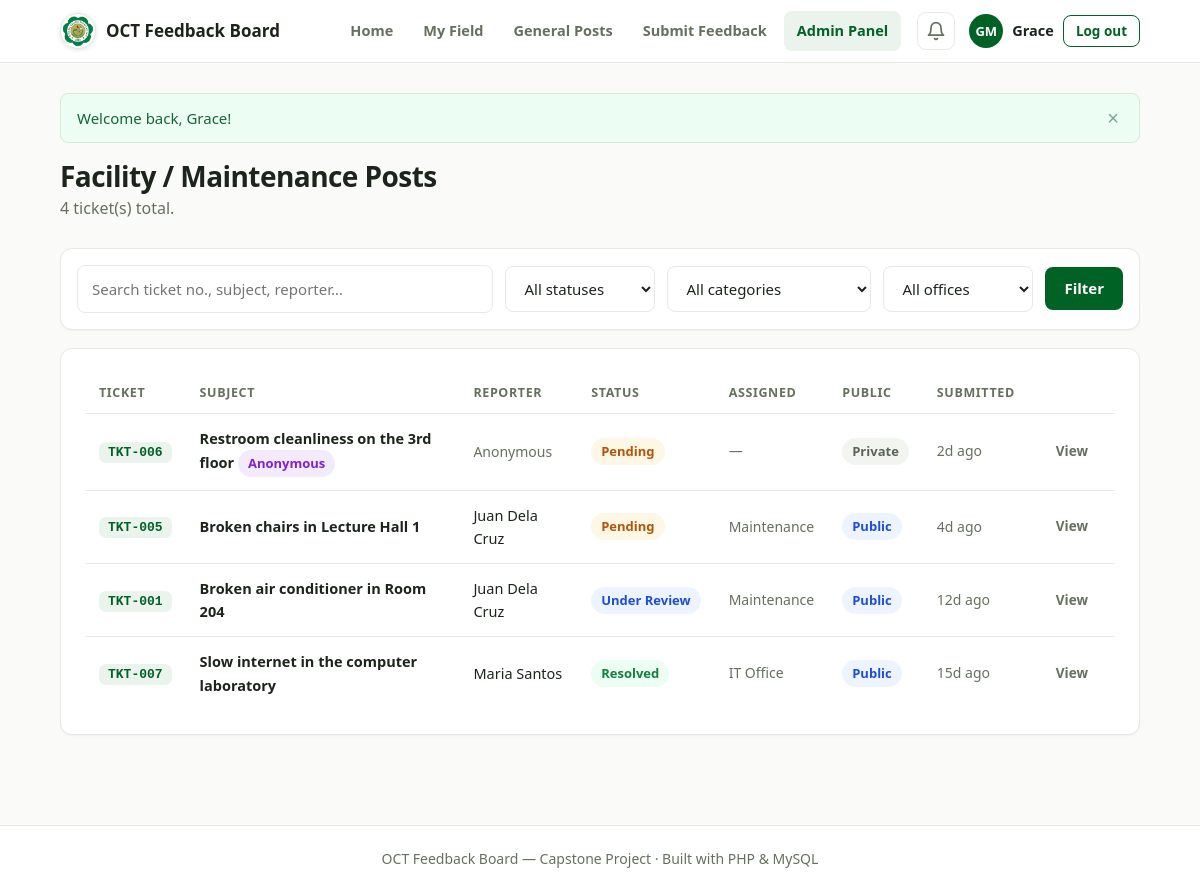
Screenshot of /admin/tickets.php (signed in) with the database file from the repository.
### tables this page shows
CREATE TABLE IF NOT EXISTS feedbacks (
  id            INT UNSIGNED AUTO_INCREMENT PRIMARY KEY,
  ticket_no     VARCHAR(20)  NOT NULL UNIQUE,           
  user_id       INT UNSIGNED NOT NULL,
  category      VARCHAR(40)  NOT NULL,
  title         VARCHAR(160) NOT NULL,
  description   TEXT         NOT NULL,
  image_path    VARCHAR(255) DEFAULT NULL,              
  is_anonymous  TINYINT(1)   NOT NULL DEFAULT 0,        
  status        ENUM('pending','under_review','resolved','rejected') NOT NULL DEFAULT 'pending',
  assigned_dept VARCHAR(60)  DEFAULT NULL,              
  is_public     TINYINT(1)   NOT NULL DEFAULT 0,        
  created_at    TIMESTAMP NOT NULL DEFAULT CURRENT_TIMESTAMP,
  updated_at    TIMESTAMP NOT NULL DEFAULT CURRENT_TIMESTAMP ON UPDATE CURRENT_TIMESTAMP,
  CONSTRAINT fk_feedback_user FOREIGN KEY (user_id) REFERENCES users(id) ON DELETE CASCADE
);

CREATE TABLE IF NOT EXISTS users (
  id          INT UNSIGNED AUTO_INCREMENT PRIMARY KEY,
  id_number   VARCHAR(30)  NOT NULL UNIQUE,            
  name        VARCHAR(120) NOT NULL,
  email       VARCHAR(120) NOT NULL UNIQUE,
  password    VARCHAR(255) NOT NULL,                   
  department  VARCHAR(100) NOT NULL DEFAULT '',        
  role        ENUM('student','faculty','staff','admin','super_admin') NOT NULL DEFAULT 'student',
  field_scope VARCHAR(30)  DEFAULT NULL,               
  created_at  TIMESTAMP NOT NULL DEFAULT CURRENT_TIMESTAMP
);

### admin/tickets.php (the view, shortened to what this page needs)
<?php
require_once __DIR__ . '/../config.php';
$status   = (string)($_GET['status'] ?? '');
$category = (string)($_GET['category'] ?? '');
$dept     = (string)($_GET['dept'] ?? '');
$q        = trim((string)($_GET['q'] ?? ''));
$where  = [];
$params = [];
$myField = admin_field($_SESSION['user']);
if ($myField !== null) {
    $where[] = 'f.category = ?';
    $params[] = $myField;
}
if (array_key_exists($status, STATUS_LABELS)) {
    $where[] = 'f.status = ?';
    $params[] = $status;
} else {
    $status = '';
}
if (valid_category($category)) {
    $where[] = 'f.category = ?';
    $params[] = $category;
} else {
    $category = '';
}
if (valid_department($dept)) {
    $where[] = 'f.assigned_dept = ?';
    $params[] = $dept;
} else {
    $dept = '';
}
$sql = 'SELECT f.*, u.name
        FROM feedbacks f
        JOIN users u ON u.id = f.user_id' .
        ($where ? ' WHERE ' . implode(' AND ', $where) : '') .
        ' ORDER BY f.created_at DESC, f.id DESC
        LIMIT 100';
$stmt = $pdo->prepare($sql);
$stmt->execute($params);
$tickets = $stmt->fetchAll();
$hasFilter = $status !== '' || $category !== '' || $dept !== '' || $q !== '';
require __DIR__ . '/../includes/header.php';
?>
<div class="dash-head">
  <div>
    <h1 class="page-title"><?= $myField !== null ? e($myField) . ' Posts' : 'Post Management' ?></h1>
    <p class="page-sub"><?= count($tickets) ?> ticket(s)<?= $hasFilter ? ' matching your filters' : ' total' ?>.</p>
  </div>
</div>
<form method="get" action="tickets.php" class="card filter-bar">
  <div class="filter-search">
    <input type="search" name="q" class="input" placeholder="Search ticket no., subject, reporter…" value="<?= e($q) ?>">
  </div>
  <select name="status" class="input">
    <option value="">All statuses</option>
  </select>
  <select name="category" class="input">
    <option value="">All categories</option>
  </select>
  <select name="dept" class="input">
    <option value="">All offices</option>
  </select>
  <button type="submit" class="btn btn-primary">Filter</button>
</form>
<?php if (empty($tickets)): ?>
  <div class="card empty-state">
    <div class="empty-emoji"><svg aria-hidden="true" xmlns="http://www.w3.org/2000/svg" viewBox="0 0 24 24" fill="none" stroke="currentColor" stroke-width="2" stroke-linecap="round" stroke-linejoin="round"><circle cx="11" cy="11" r="8"/><path d="m21 21-4.3-4.3"/></svg></div>
    <h3>No tickets found</h3>
    <p>Try adjusting your search or filters.</p>
  </div>
<?php else: ?>
<div class="card panel">
  <div class="table-wrap">
    <table class="table">
      <thead>
        <tr>
          <th>Ticket</th>
          <th>Subject</th>
          <th>Reporter</th>
          <th>Status</th>
          <th>Assigned</th>
          <th>Public</th>
          <th>Submitted</th>
          <th></th>
        </tr>
      </thead>
      <tbody>
        <?php foreach ($tickets as $t): ?>
        <tr>
          <td><span class="ticket-no"><?= e($t['ticket_no']) ?></span></td>
          <td class="cell-title">
            <?= e(truncate($t['title'], 45)) ?>
            <?php if ((int)$t['is_anonymous'] === 1): ?><?= anonymous_badge() ?><?php endif; ?>
          </td>
          <td><?= $t['is_anonymous'] ? '<span class="cell-muted">Anonymous</span>' : e($t['name']) ?></td>
          <td><?= status_badge($t['status']) ?></td>
          <td class="cell-muted"><?= $t['assigned_dept'] ? e($t['assigned_dept']) : '—' ?></td>
          <td><?= (int)$t['is_public'] === 1 ? '<span class="badge badge-public">Public</span>' : '<span class="badge badge-private">Private</span>' ?></td>
          <td class="cell-muted"><?= e(time_ago($t['created_at'])) ?></td>
          <td><a class="btn btn-sm btn-ghost" href="ticket.php?id=<?= (int)$t['id'] ?>">View</a></td>
        </tr>
        <?php endforeach; ?>
      </tbody>
    </table>
  </div>
</div>
<?php endif; ?>
<?php require __DIR__ . '/../includes/footer.php'; ?>

### includes/functions.php (shortened to what this page needs)
<?php
function e($value): string
{
    return htmlspecialchars((string)$value, ENT_QUOTES, 'UTF-8');
}
function time_ago(string $datetime): string
{
    try {
        $then = new DateTime($datetime);
    } catch (Exception $e) {
        return '';
    }
    $diff = (new DateTime())->diff($then);
    if ($diff->d > 0) return $diff->d . 'd ago';
    return 'just now';
}
function truncate(string $text, int $limit = 120): string
{
    $text = trim($text);
    if (strlen($text) <= $limit) return $text;
    return $short . '…';
}
function admin_field(array $user): ?string
{
    $scope = (string)($user['field_scope'] ?? '');
    return FIELD_SCOPES[$scope] ?? null;
}
function valid_category(string $category): bool
{
    return in_array($category, CATEGORIES, true);
}
function valid_department(string $dept): bool
{
    return in_array($dept, DEPARTMENTS, true);
}
function status_badge(string $status): string
{
    $label = STATUS_LABELS[$status] ?? $status;
    return '<span class="badge badge-' . e($status) . '">' . e($label) . '</span>';
}
function anonymous_badge(): string
{
    return '<span class="badge badge-anon" title="This submission is anonymous">Anonymous</span>';
}

### assets/css/style.css (style rules this page uses)
:root { --primary: #006225; --primary-dark: #004d1c; --primary-light: #0e7c34; --primary-soft: #eaf4ec; --gradient: linear-gradient(160deg, #0e7c34 0%, #006225 60%, #004d1c 100%); --gold: #c9a227; --gold-soft: #f6edd2; --success: #15803d; --success-soft: #ecfdf3; --warning: #b45309; --warning-soft: #fef7e6; --info: #1d4ed8; --info-soft: #eef4ff; --danger: #b91c1c; --danger-soft: #fdf0f0; --bg: #fafaf8; --surface: #ffffff; --text: #1c241c; --muted: #66705f; --border: #e7e9e2; --radius: 12px; --radius-sm: 8px; --shadow-sm: 0 1px 2px rgba(15, 23, 42, .04); --shadow-md: 0 4px 12px rgba(15, 23, 42, .07); --shadow-lg: 0 14px 34px rgba(15, 23, 42, .12); }
*, *::before, *::after { box-sizing: border-box; }
html { scroll-behavior: smooth; }
body { margin: 0; font-family: "Segoe UI", system-ui, -apple-system, Roboto, "Helvetica Neue", Arial, sans-serif; font-size: 16px; line-height: 1.6; color: var(--text); background: var(--bg); -webkit-font-smoothing: antialiased; }
a { color: var(--primary); text-decoration: none; }
h1, h2, h3 { line-height: 1.25; margin: 0 0 .4em; }
p { margin: 0 0 1em; }
.btn { display: inline-flex; align-items: center; justify-content: center; gap: 6px; padding: 10px 18px; border-radius: var(--radius-sm); font: inherit; font-weight: 600; font-size: 15px; line-height: 1.4; border: 1px solid transparent; cursor: pointer; text-align: center; transition: background .15s ease, color .15s ease, border-color .15s ease, box-shadow .15s ease, transform .15s ease; text-decoration: none; }
.btn-primary { background: var(--primary); color: #fff; }
.btn-ghost { background: transparent; color: var(--muted); border-color: transparent; }
.btn-sm { padding: 6px 12px; font-size: 13.5px; }
.card { background: var(--surface); border: 1px solid var(--border); border-radius: var(--radius); box-shadow: var(--shadow-sm); }
.card.panel { padding: 24px; }
.page-title { font-size: clamp(22px, 3vw, 28px); font-weight: 800; margin: 0 0 2px; letter-spacing: -.02em; }
.page-sub { color: var(--muted); margin: 0; }
.dash-head { display: flex; align-items: flex-end; justify-content: space-between; gap: 16px; flex-wrap: wrap; margin-bottom: 26px; }
.badge { display: inline-flex; align-items: center; gap: 4px; padding: 3px 10px; border-radius: 999px; font-size: 13px; font-weight: 600; white-space: nowrap; line-height: 1.6; }
.badge-pending { background: var(--warning-soft); color: var(--warning); }
.badge-under_review { background: var(--info-soft); color: var(--info); }
.badge-resolved { background: var(--success-soft); color: var(--success); }
.badge-anon { background: #f3eafc; color: #7e22ce; }
.badge-public { background: var(--info-soft); color: var(--info); }
.badge-private { background: #f1f4ef; color: #5b6457; }
.ticket-no { font-family: ui-monospace, Consolas, "Courier New", monospace; font-size: 13px; font-weight: 700; color: var(--primary); background: var(--primary-soft); padding: 3px 9px; border-radius: 7px; white-space: nowrap; }
.input { width: 100%; padding: 11px 14px; font: inherit; font-size: 15px; color: var(--text); background: #fff; border: 1px solid var(--border); border-radius: var(--radius-sm); transition: border-color .15s ease, box-shadow .15s ease; }
.table-wrap { overflow-x: auto; }
.table { width: 100%; border-collapse: collapse; font-size: 14.5px; min-width: 720px; }
.table th { text-align: left; font-size: 12.5px; text-transform: uppercase; letter-spacing: .05em; color: var(--muted); padding: 10px 14px; border-bottom: 1px solid var(--border); white-space: nowrap; }
.table td { padding: 13px 14px; border-bottom: 1px solid var(--border); vertical-align: middle; }
.table tbody tr { transition: background .12s ease; }
.table tbody tr:last-child td { border-bottom: 0; }
.cell-title { font-weight: 600; }
.cell-muted { color: var(--muted); font-size: 14px; }
.filter-bar { display: flex; gap: 12px; flex-wrap: wrap; align-items: center; padding: 16px; margin-bottom: 18px; }
.filter-search { flex: 1; min-width: 220px; }
.filter-bar .input { width: auto; min-width: 150px; }
.filter-bar .filter-search .input { width: 100%; }

### rows the page displays
feedbacks: ticket_no "TKT-006", title "Restroom cleanliness on the 3rd floor", is_anonymous "Anonymous", status "Pending", is_public "Private", created_at "2d ago"
feedbacks: ticket_no "TKT-005", title "Broken chairs in Lecture Hall 1", user.name "Juan Dela Cruz", status "Pending", assigned_dept "Maintenance", is_public "Public", created_at "4d ago"
feedbacks: ticket_no "TKT-001", title "Broken air conditioner in Room 204", user.name "Juan Dela Cruz", status "Under Review", assigned_dept "Maintenance", is_public "Public", created_at "12d ago"
feedbacks: ticket_no "TKT-007", title "Slow internet in the computer laboratory", user.name "Maria Santos", status "Resolved", assigned_dept "IT Office", is_public "Public", created_at "15d ago"

### other values shown
APP_NAME "OCT Feedback Board"
initials($user['name']) "GM"
first_name($user['name']) "Grace"
$flashMessage "Welcome back, Grace!"
$myField "Facility / Maintenance"
count($tickets) "4"
